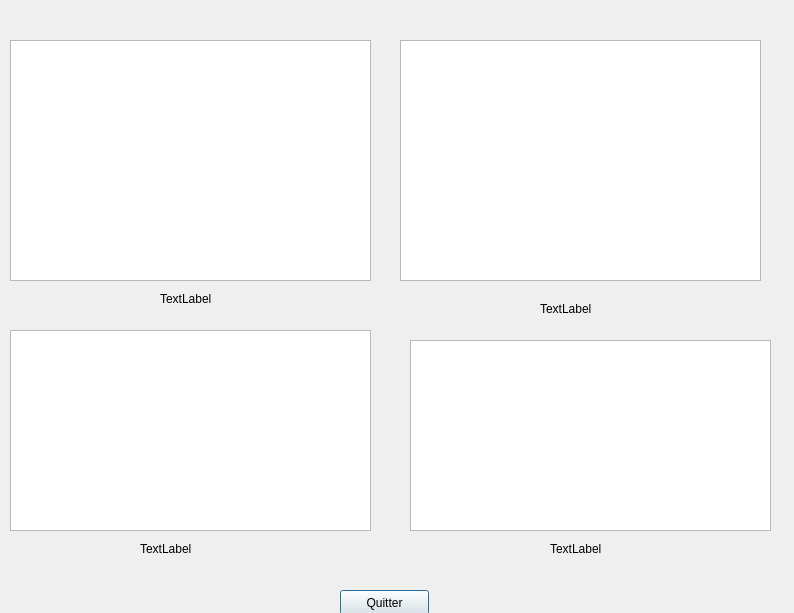
<?xml version="1.0" encoding="UTF-8"?>
<ui version="4.0">
 <class>DialogElectrique</class>
 <widget class="QDialog" name="DialogElectrique">
  <property name="geometry">
   <rect>
    <x>0</x>
    <y>0</y>
    <width>794</width>
    <height>613</height>
   </rect>
  </property>
  <property name="windowTitle">
   <string>Dialog</string>
  </property>
  <widget class="QPushButton" name="pushButton">
   <property name="geometry">
    <rect>
     <x>340</x>
     <y>590</y>
     <width>89</width>
     <height>25</height>
    </rect>
   </property>
   <property name="text">
    <string>Quitter</string>
   </property>
  </widget>
  <widget class="QChartView" name="graphCourant">
   <property name="geometry">
    <rect>
     <x>10</x>
     <y>40</y>
     <width>361</width>
     <height>241</height>
    </rect>
   </property>
  </widget>
  <widget class="QChartView" name="graphTension">
   <property name="geometry">
    <rect>
     <x>400</x>
     <y>40</y>
     <width>361</width>
     <height>241</height>
    </rect>
   </property>
  </widget>
  <widget class="QChartView" name="graphPuissance">
   <property name="geometry">
    <rect>
     <x>10</x>
     <y>330</y>
     <width>361</width>
     <height>201</height>
    </rect>
   </property>
  </widget>
  <widget class="QChartView" name="graphEnergie">
   <property name="geometry">
    <rect>
     <x>410</x>
     <y>340</y>
     <width>361</width>
     <height>191</height>
    </rect>
   </property>
  </widget>
  <widget class="QLabel" name="labelCourant">
   <property name="geometry">
    <rect>
     <x>160</x>
     <y>290</y>
     <width>67</width>
     <height>17</height>
    </rect>
   </property>
   <property name="text">
    <string>TextLabel</string>
   </property>
  </widget>
  <widget class="QLabel" name="labelTension">
   <property name="geometry">
    <rect>
     <x>540</x>
     <y>300</y>
     <width>67</width>
     <height>17</height>
    </rect>
   </property>
   <property name="text">
    <string>TextLabel</string>
   </property>
  </widget>
  <widget class="QLabel" name="labelPuissance">
   <property name="geometry">
    <rect>
     <x>140</x>
     <y>540</y>
     <width>67</width>
     <height>17</height>
    </rect>
   </property>
   <property name="text">
    <string>TextLabel</string>
   </property>
  </widget>
  <widget class="QLabel" name="labelEnergie">
   <property name="geometry">
    <rect>
     <x>550</x>
     <y>540</y>
     <width>67</width>
     <height>17</height>
    </rect>
   </property>
   <property name="text">
    <string>TextLabel</string>
   </property>
  </widget>
 </widget>
 <customwidgets>
  <customwidget>
   <class>QChartView</class>
   <extends>QGraphicsView</extends>
   <header location="global">QtCharts</header>
  </customwidget>
 </customwidgets>
 <resources/>
 <connections/>
</ui>
